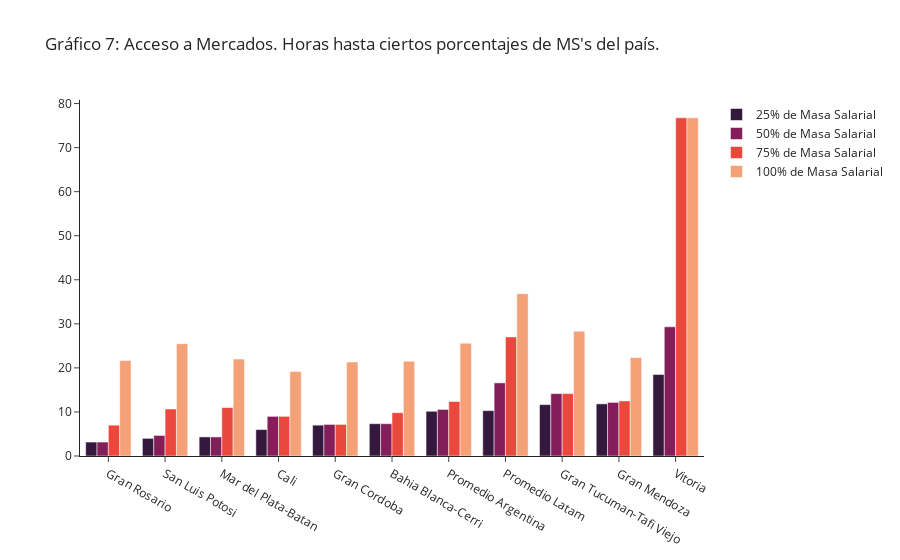

Notebook source saved alongside this figure:
### Code cell
fig = go.Figure()

for h in acceso_plot['% de masa salarial'].unique():
    df = acceso_plot[acceso_plot['% de masa salarial']==h]
    fig.add_traces(go.Bar(name=h, x=df.index, y=df['horas'],marker_color=dict_c[h]))

fig.update_layout(title="Gráfico 7: Acceso a Mercados. Horas hasta ciertos porcentajes de MS's del país.",template="simple_white")
fig.write_html(file="informe/images/acceso.html",full_html=False,include_plotlyjs='cdn')

fig.show()

### Figure 1 — Plotly figure (JSON) as saved in the notebook; plotly's stock layout.template omitted (floating-point values rounded to 4 significant figures)
{"data": [{"marker": {"color": "#35183d"}, "name": "25% de Masa Salarial", "type": "bar", "x": ["Gran Rosario", "San Luis Potosi", "Mar del Plata-Batan", "Cali", "Gran Cordoba", "Bahia Blanca-Cerri", "Promedio Argentina", "Promedio Latam", "Gran Tucuman-Tafi Viejo", "Gran Mendoza", "Vitoria"], "y": [3.167, 4, 4.333, 6, 7, 7.333, 10.15, 10.3, 11.67, 11.83, 18.5]}, {"marker": {"color": "#831e5a"}, "name": "50% de Masa Salarial", "type": "bar", "x": ["Gran Rosario", "San Luis Potosi", "Mar del Plata-Batan", "Cali", "Gran Cordoba", "Bahia Blanca-Cerri", "Promedio Argentina", "Promedio Latam", "Gran Tucuman-Tafi Viejo", "Gran Mendoza", "Vitoria"], "y": [3.167, 4.667, 4.333, 9, 7.167, 7.333, 10.57, 16.6, 14.17, 12.17, 29.33]}, {"marker": {"color": "#eb483d"}, "name": "75% de Masa Salarial", "type": "bar", "x": ["Gran Rosario", "San Luis Potosi", "Mar del Plata-Batan", "Cali", "Gran Cordoba", "Bahia Blanca-Cerri", "Promedio Argentina", "Promedio Latam", "Gran Tucuman-Tafi Viejo", "Gran Mendoza", "Vitoria"], "y": [7, 10.67, 11, 9, 7.167, 9.833, 12.37, 27.03, 14.17, 12.5, 76.77]}, {"marker": {"color": "#f5a178"}, "name": "100% de Masa Salarial", "type": "bar", "x": ["Gran Rosario", "San Luis Potosi", "Mar del Plata-Batan", "Cali", "Gran Cordoba", "Bahia Blanca-Cerri", "Promedio Argentina", "Promedio Latam", "Gran Tucuman-Tafi Viejo", "Gran Mendoza", "Vitoria"], "y": [21.67, 25.5, 22, 19.17, 21.33, 21.5, 25.61, 36.84, 28.33, 22.33, 76.77]}], "layout": {"autosize": true, "title": {"text": "Gráfico 7: Acceso a Mercados. Horas hasta ciertos porcentajes de MS's del país."}, "xaxis": {"autorange": true, "range": [-0.5, 10.5], "type": "category"}, "yaxis": {"autorange": true, "range": [0, 80.81], "type": "linear"}}}
